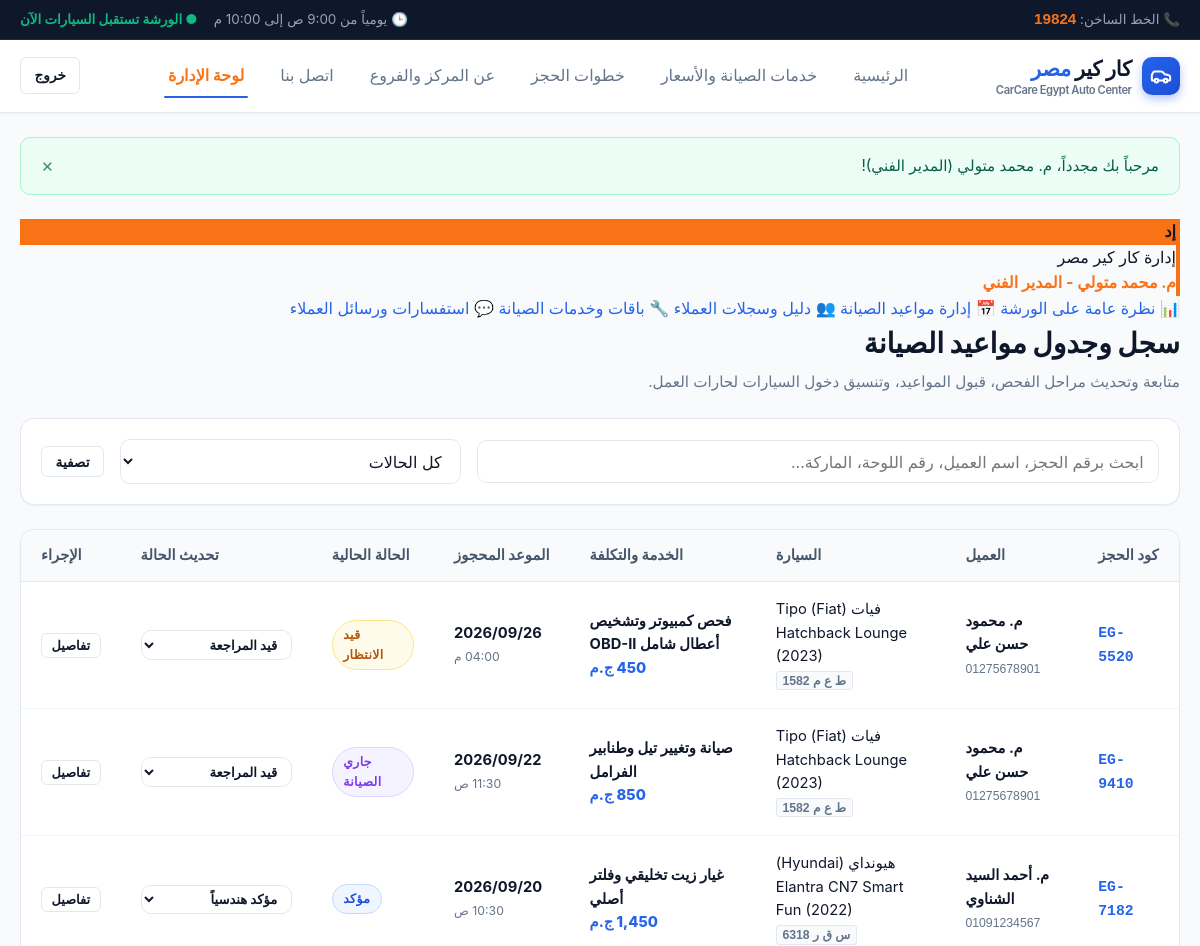
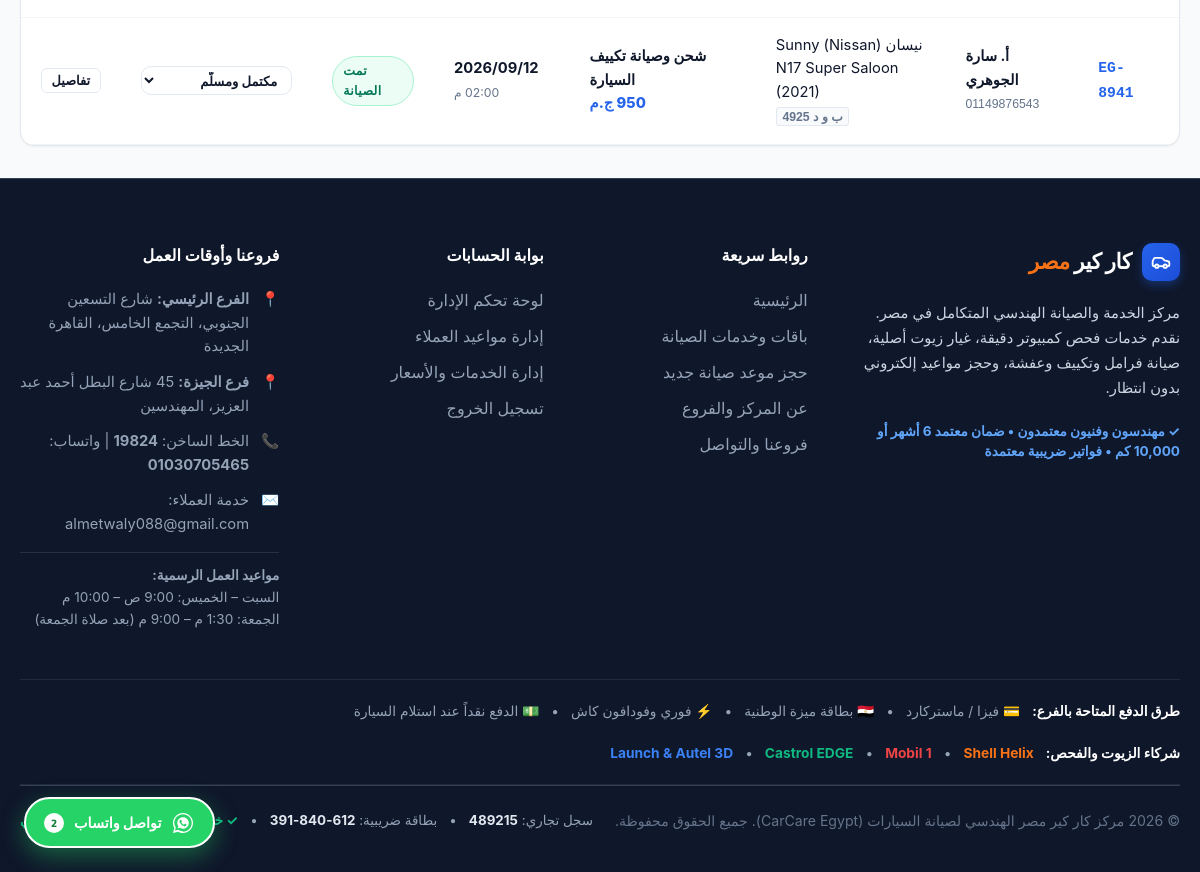
The page /admin/appointments.php (signed in) on the database its author committed (2 pictures, top to bottom).
### tables this page shows
CREATE TABLE `appointments` (
  `id` INT AUTO_INCREMENT PRIMARY KEY,
  `user_id` INT NOT NULL,
  `car_id` INT NOT NULL,
  `service_id` INT NOT NULL,
  `appointment_date` DATE NOT NULL,
  `appointment_time` VARCHAR(25) NOT NULL,
  `problem_description` TEXT DEFAULT NULL,
  `status` ENUM('Pending', 'Confirmed', 'In Service', 'Completed', 'Cancelled') NOT NULL DEFAULT 'Pending',
  `reference_code` VARCHAR(25) NOT NULL UNIQUE,
  `created_at` TIMESTAMP DEFAULT CURRENT_TIMESTAMP,
  CONSTRAINT `fk_appointments_user` FOREIGN KEY (`user_id`) REFERENCES `users` (`id`) ON DELETE CASCADE ON UPDATE CASCADE,
  CONSTRAINT `fk_appointments_car` FOREIGN KEY (`car_id`) REFERENCES `cars` (`id`) ON DELETE CASCADE ON UPDATE CASCADE,
  CONSTRAINT `fk_appointments_service` FOREIGN KEY (`service_id`) REFERENCES `services` (`id`) ON DELETE RESTRICT ON UPDATE CASCADE,
  INDEX `idx_appointments_user` (`user_id`),
  INDEX `idx_appointments_date` (`appointment_date`),
  INDEX `idx_appointments_status` (`status`)
);

CREATE TABLE `users` (
  `id` INT AUTO_INCREMENT PRIMARY KEY,
  `full_name` VARCHAR(100) NOT NULL,
  `email` VARCHAR(100) NOT NULL UNIQUE,
  `phone` VARCHAR(25) NOT NULL,
  `password` VARCHAR(255) NOT NULL,
  `role` ENUM('customer', 'admin') NOT NULL DEFAULT 'customer',
  `created_at` TIMESTAMP DEFAULT CURRENT_TIMESTAMP
);

CREATE TABLE `cars` (
  `id` INT AUTO_INCREMENT PRIMARY KEY,
  `user_id` INT NOT NULL,
  `brand` VARCHAR(50) NOT NULL,
  `model` VARCHAR(50) NOT NULL,
  `year` INT NOT NULL,
  `license_plate` VARCHAR(30) NOT NULL,
  `mileage` INT NOT NULL,
  `created_at` TIMESTAMP DEFAULT CURRENT_TIMESTAMP,
  CONSTRAINT `fk_cars_user` FOREIGN KEY (`user_id`) REFERENCES `users` (`id`) ON DELETE CASCADE ON UPDATE CASCADE,
  INDEX `idx_cars_user_id` (`user_id`)
);

CREATE TABLE `services` (
  `id` INT AUTO_INCREMENT PRIMARY KEY,
  `name` VARCHAR(150) NOT NULL,
  `description` TEXT NOT NULL,
  `price` DECIMAL(10,2) NOT NULL,
  `duration` VARCHAR(50) NOT NULL,
  `image` VARCHAR(255) DEFAULT NULL,
  `created_at` TIMESTAMP DEFAULT CURRENT_TIMESTAMP
);

### includes/functions.php (called while the page is built, shortened)
<?php
function e(?string $value): string {
    return htmlspecialchars($value ?? '', ENT_QUOTES, 'UTF-8');
}
function baseUrl(string $path = ''): string {
    static $base = null;
    if ($base === null) {
        $scriptName = $_SERVER['SCRIPT_NAME'] ?? '';
        $dir = dirname($scriptName);
        $dir = str_replace('\\', '/', $dir);
        if (preg_match('#/(admin|dashboard)$#i', $dir)) {
            $dir = dirname($dir);
        }
        $base = rtrim($dir, '/');
        if ($base === '') {
            $base = '';
        }
    }
    $cleanPath = ltrim($path, '/');
    return ($base ? $base . '/' : '/') . $cleanPath;
}
function formatPrice($amount): string {
    return number_format((float)$amount, 0) . ' ج.م';
}
function formatDate(string $date): string {
    $timestamp = strtotime($date);
    return date('Y/m/d', $timestamp);
}
function formatStatus(string $status): string {
    switch ($status) {
        case 'Pending':
            return 'قيد الانتظار';
        case 'Confirmed':
            return 'مؤكد';
        case 'In Service':
            return 'جاري الصيانة';
        case 'Completed':
            return 'تمت الصيانة';
    }
}
function getStatusBadgeClass(string $status): string {
    switch ($status) {
        case 'Pending':
            return 'badge-pending';
        case 'Confirmed':
            return 'badge-confirmed';
        case 'In Service':
            return 'badge-inservice';
        case 'Completed':
            return 'badge-completed';
    }
}

### admin/appointments.php (the view, shortened to what this page needs)
<?php
require_once __DIR__ . '/../includes/functions.php';
$pdo = getDBConnection();
$statusFilter = $_GET['status'] ?? 'all';
$searchQuery  = trim($_GET['search'] ?? '');
$sql = "
    SELECT a.*,
           u.full_name as customer_name, u.email as customer_email, u.phone as customer_phone,
           c.brand, c.model, c.year, c.license_plate, c.mileage,
           s.name as service_name, s.price as service_price, s.duration as service_duration
    FROM appointments a
    JOIN users u ON a.user_id = u.id
    JOIN cars c ON a.car_id = c.id
    JOIN services s ON a.service_id = s.id
    WHERE 1=1
";
$params = [];
$sql .= " ORDER BY a.appointment_date DESC, a.id DESC";
try {
    $stmt = $pdo->prepare($sql);
    $stmt->execute($params);
    $appointments = $stmt->fetchAll();
} catch (PDOException $e) {
    $appointments = [];
}
require_once __DIR__ . '/../includes/header.php';
?>
<div class="dashboard-layout container">
  <aside class="dashboard-sidebar">
    <div class="dashboard-user-card" style="border-right:4px solid var(--accent);">
      <div class="user-avatar-circle" style="background:var(--accent); font-weight:800;">
        إد
      </div>
      <div class="user-name">إدارة كار كير مصر</div>
      <div class="user-email" style="color:var(--accent); font-weight:700;">م. محمد متولي - المدير الفني</div>
    </div>
    <nav class="sidebar-nav">
      <a href="<?= baseUrl('admin/index.php') ?>" class="sidebar-link">
        <span>📊</span> نظرة عامة على الورشة
      </a>
      <a href="<?= baseUrl('admin/appointments.php') ?>" class="sidebar-link active">
        <span>📅</span> إدارة مواعيد الصيانة
      </a>
      <a href="<?= baseUrl('admin/customers.php') ?>" class="sidebar-link">
        <span>👥</span> دليل وسجلات العملاء
      </a>
      <a href="<?= baseUrl('admin/services.php') ?>" class="sidebar-link">
        <span>🔧</span> باقات وخدمات الصيانة
      </a>
      <a href="<?= baseUrl('admin/messages.php') ?>" class="sidebar-link">
        <span>💬</span> استفسارات ورسائل العملاء
      </a>
    </nav>
  </aside>
  <main class="dashboard-content">
    <div style="display:flex; justify-content:space-between; align-items:center; flex-wrap:wrap; gap:1rem; margin-bottom:1.5rem;">
      <div>
        <h1 style="font-size:1.75rem; font-weight:900; color:var(--dark); margin-bottom:0.25rem;">
          سجل وجدول مواعيد الصيانة
        </h1>
        <p style="color:var(--text-muted); font-size:0.95rem;">
          متابعة وتحديث مراحل الفحص، قبول المواعيد، وتنسيق دخول السيارات لحارات العمل.
        </p>
      </div>
    </div>
    <div class="table-card" style="padding:1.25rem; margin-bottom:1.5rem;">
      <form action="<?= baseUrl('admin/appointments.php') ?>" method="GET" style="display:flex; flex-wrap:wrap; gap:1rem; align-items:center;">
        <div style="flex:2; min-width:240px;">
          <input type="text" name="search" class="form-control" placeholder="ابحث برقم الحجز، اسم العميل، رقم اللوحة، الماركة..." value="<?= e($searchQuery) ?>">
        </div>
        <div style="flex:1; min-width:180px;">
          <select name="status" class="form-control" onchange="this.form.submit()">
            <option value="all" <?= $statusFilter === 'all' ? 'selected' : '' ?>>كل الحالات</option>
          </select>
        </div>
        <button type="submit" class="btn btn-secondary btn-sm">تصفية</button>
      </form>
    </div>
    <div class="table-card">
      <?php if (!empty($appointments)): ?>
        <div class="table-responsive">
          <table class="data-table">
            <thead>
              <tr>
                <th>كود الحجز</th>
                <th>العميل</th>
                <th>السيارة</th>
                <th>الخدمة والتكلفة</th>
                <th>الموعد المحجوز</th>
                <th>الحالة الحالية</th>
                <th>تحديث الحالة</th>
                <th>الإجراء</th>
              </tr>
            </thead>
            <tbody>
              <?php foreach ($appointments as $apt): ?>
                <tr>
                  <td>
                    <span style="font-family:monospace; font-weight:800; color:var(--primary);">
                      <?= e($apt['reference_code']) ?>
                    </span>
                  </td>
                  <td>
                    <strong><?= e($apt['customer_name']) ?></strong><br>
                    <small style="color:var(--text-muted); font-family:sans-serif;"><?= e($apt['customer_phone']) ?></small>
                  </td>
                  <td>
                    <?= e($apt['brand']) ?> <?= e($apt['model']) ?> (<?= e($apt['year']) ?>)<br>
                    <small style="font-family:sans-serif; color:var(--text-muted); background:var(--bg-page); padding:0.1rem 0.35rem; border-radius:3px; border:1px solid var(--border-color); font-weight:700;">
                      <?= e($apt['license_plate']) ?>
                    </small>
                  </td>
                  <td>
                    <strong><?= e($apt['service_name']) ?></strong><br>
                    <span style="color:var(--primary); font-weight:800;"><?= formatPrice($apt['service_price']) ?></span>
                  </td>
                  <td>
                    <span style="font-weight:700; color:var(--dark);"><?= formatDate($apt['appointment_date']) ?></span><br>
                    <small style="color:var(--text-muted);"><?= e($apt['appointment_time']) ?></small>
                  </td>
                  <td>
                    <span id="status-badge-<?= $apt['id'] ?>" class="badge <?= getStatusBadgeClass($apt['status']) ?>">
                      <?= formatStatus($apt['status']) ?>
                    </span>
                  </td>
                  <td>
                    <select class="form-control ajax-status-select"
                            style="padding:0.3rem 0.6rem; font-size:0.82rem; width:auto; font-weight:700;"
                            data-appointment-id="<?= $apt['id'] ?>"
                            data-url="<?= baseUrl('admin/appointments.php') ?>">
                      <option value="Pending" <?= $apt['status'] === 'Pending' ? 'selected' : '' ?>>قيد المراجعة</option>
                      <option value="Confirmed" <?= $apt['status'] === 'Confirmed' ? 'selected' : '' ?>>مؤكد هندسياً</option>
                      <option value="Completed" <?= $apt['status'] === 'Completed' ? 'selected' : '' ?>>مكتمل ومسلّم</option>
                    </select>
                  </td>
                  <td>
                    <button type="button"
                            class="btn btn-secondary btn-sm"
                            style="padding:0.25rem 0.6rem; font-size:0.8rem;"
                            onclick="openAdminAptModal(<?= htmlspecialchars(json_encode($apt, JSON_UNESCAPED_UNICODE), ENT_QUOTES, 'UTF-8') ?>)">
                      تفاصيل
                    </button>
                  </td>
                </tr>
              <?php endforeach; ?>
            </tbody>
          </table>
        </div>
      <?php endif; ?>
    </div>
  </main>
</div>
<?php require_once __DIR__ . '/../includes/footer.php'; ?>

### assets/css/style.css (style rules this page uses)
:root { --primary: #2563eb; --primary-hover: #1d4ed8; --primary-light: #eff6ff; --primary-dark: #1e3a8a; --accent: #f97316; --accent-hover: #ea580c; --dark: #0f172a; --dark-surface: #1e293b; --dark-border: #334155; --text-main: #0f172a; --text-muted: #64748b; --text-light: #94a3b8; --bg-page: #f8fafc; --bg-card: #ffffff; --border-color: #e2e8f0; --border-light: #f1f5f9; --success: #10b981; --success-bg: #ecfdf5; --warning: #f59e0b; --warning-bg: #fffbeb; --danger: #ef4444; --danger-bg: #fef2f2; --info: #0ea5e9; --info-bg: #f0f9ff; --shadow-sm: 0 1px 2px 0 rgba(0, 0, 0, 0.05); --shadow-md: 0 4px 6px -1px rgba(0, 0, 0, 0.08), 0 2px 4px -2px rgba(0, 0, 0, 0.05); --shadow-lg: 0 10px 15px -3px rgba(0, 0, 0, 0.08), 0 4px 6px -4px rgba(0, 0, 0, 0.05); --shadow-xl: 0 20px 25px -5px rgba(0, 0, 0, 0.1), 0 8px 10px -6px rgba(0, 0, 0, 0.05); --radius-sm: 6px; --radius-md: 10px; --radius-lg: 14px; --radius-full: 9999px; --transition: all 0.2s cubic-bezier(0.4, 0, 0.2, 1); --font-sans: -apple-system, BlinkMacSystemFont, "Segoe UI", Roboto, "Helvetica Neue", Arial, sans-serif; }
*, *::before, *::after { box-sizing: border-box; margin: 0; padding: 0; }
html { font-size: 16px; scroll-behavior: smooth; }
body { font-family: var(--font-sans); background-color: var(--bg-page); color: var(--text-main); line-height: 1.6; display: flex; flex-direction: column; min-height: 100vh; -webkit-font-smoothing: antialiased; }
a { color: var(--primary); text-decoration: none; transition: var(--transition); }
button, input, select, textarea { font-family: inherit; font-size: 1rem; }
.container { width: 100%; max-width: 1200px; margin-left: auto; margin-right: auto; padding-left: 1.25rem; padding-right: 1.25rem; }
.btn { display: inline-flex; align-items: center; justify-content: center; gap: 0.5rem; font-weight: 600; padding: 0.65rem 1.35rem; border-radius: var(--radius-md); border: 1px solid transparent; cursor: pointer; transition: var(--transition); text-decoration: none; font-size: 0.95rem; white-space: nowrap; }
.btn-secondary { background-color: #ffffff; color: var(--text-main); border-color: var(--border-color); }
.btn-sm { padding: 0.4rem 0.85rem; font-size: 0.85rem; border-radius: var(--radius-sm); }
.form-control { width: 100%; padding: 0.65rem 0.9rem; border: 1px solid var(--border-color); border-radius: var(--radius-md); background-color: #ffffff; color: var(--text-main); outline: none; transition: var(--transition); }
.table-card { background: var(--bg-card); border: 1px solid var(--border-color); border-radius: var(--radius-lg); box-shadow: var(--shadow-sm); overflow: hidden; margin-bottom: 2rem; }
.table-responsive { width: 100%; overflow-x: auto; }
.data-table { width: 100%; border-collapse: collapse; text-align: left; font-size: 0.92rem; }
.data-table th { background-color: var(--bg-page); padding: 0.85rem 1.25rem; font-weight: 700; color: #475569; border-bottom: 1px solid var(--border-color); white-space: nowrap; }
.data-table td { padding: 1rem 1.25rem; border-bottom: 1px solid var(--border-light); vertical-align: middle; }
.badge { display: inline-flex; align-items: center; gap: 0.35rem; padding: 0.25rem 0.65rem; border-radius: var(--radius-full); font-size: 0.78rem; font-weight: 700; text-transform: uppercase; letter-spacing: 0.03em; }
.badge-pending { background-color: var(--warning-bg); color: #b45309; border: 1px solid #fde68a; }
.badge-confirmed { background-color: var(--primary-light); color: #1d4ed8; border: 1px solid #bfdbfe; }
.badge-inservice { background-color: #f5f3ff; color: #7c3aed; border: 1px solid #ddd6fe; }
.badge-completed { background-color: var(--success-bg); color: #047857; border: 1px solid #a7f3d0; }

### rows shown on the page
appointments: reference_code "EG-5520", user.full_name "م. محمود حسن علي", user.phone "01275678901", car.brand "فيات (Fiat)", car.model "Tipo Hatchback Lounge", car.year "2023", car.license_plate "ط ع م 1582", service.name "فحص كمبيوتر وتشخيص أعطال شامل OBD-II", service.price "450 ج.م", appointment_date "2026/09/26", appointment_time "04:00 م", status "قيد الانتظار", status+id "قيد المراجعة"
appointments: reference_code "EG-9410", user.full_name "م. محمود حسن علي", user.phone "01275678901", car.brand "فيات (Fiat)", car.model "Tipo Hatchback Lounge", car.year "2023", car.license_plate "ط ع م 1582", service.name "صيانة وتغيير تيل وطنابير الفرامل", service.price "850 ج.م", appointment_date "2026/09/22", appointment_time "11:30 ص", status "جاري الصيانة", id "قيد المراجعة"
appointments: reference_code "EG-7182", user.full_name "م. أحمد السيد الشناوي", user.phone "01091234567", car.brand "هيونداي (Hyundai)", car.model "Elantra CN7 Smart Fun", car.year "2022", car.license_plate "س ق ر 6318", service.name "غيار زيت تخليقي وفلتر أصلي", service.price "1,450 ج.م", appointment_date "2026/09/20", appointment_time "10:30 ص", status "مؤكد", status+id "مؤكد هندسياً"
appointments: reference_code "EG-8941", user.full_name "أ. سارة الجوهري", user.phone "01149876543", car.brand "نيسان (Nissan)", car.model "Sunny N17 Super Saloon", car.year "2021", car.license_plate "ب و د 4925", service.name "شحن وصيانة تكييف السيارة", service.price "950 ج.م", appointment_date "2026/09/12", appointment_time "02:00 م", status "تمت الصيانة", status+id "مكتمل ومسلّم"

### other values the page prints
$flash['message'] "مرحباً بك مجدداً، م. محمد متولي (المدير الفني)!"
